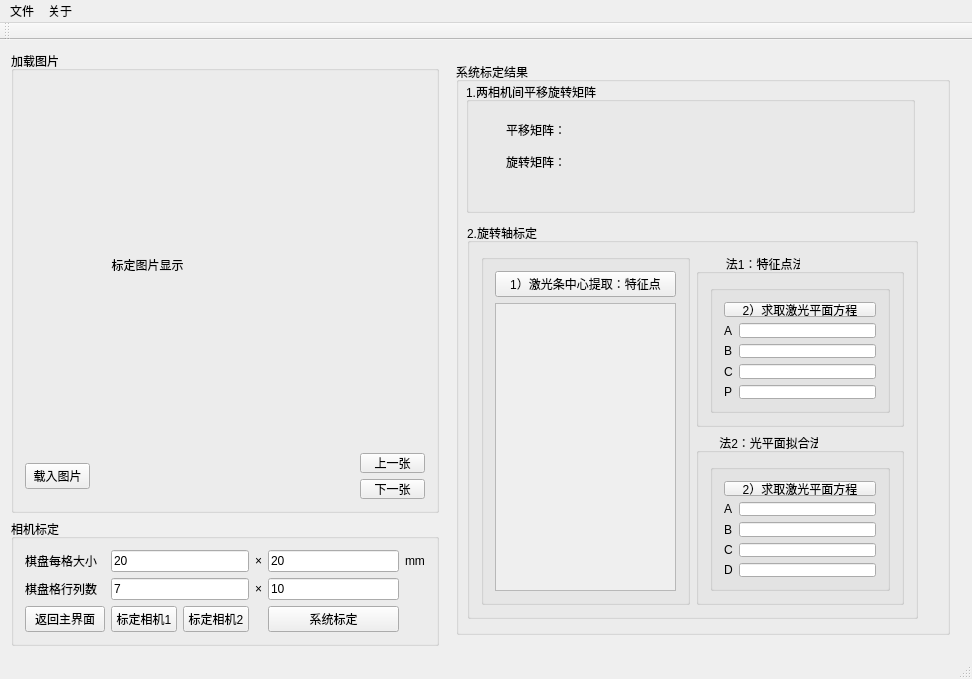
<?xml version="1.0" encoding="UTF-8"?>
<ui version="4.0">
 <class>SystemCalibrationClass</class>
 <widget class="QMainWindow" name="SystemCalibrationClass">
  <property name="geometry">
   <rect>
    <x>0</x>
    <y>0</y>
    <width>952</width>
    <height>649</height>
   </rect>
  </property>
  <property name="windowTitle">
   <string>双目视觉系统标定软件</string>
  </property>
  <widget class="QWidget" name="centralWidget">
   <layout class="QHBoxLayout" name="horizontalLayout_3">
    <item>
     <layout class="QVBoxLayout" name="verticalLayout_2">
      <item>
       <widget class="QGroupBox" name="groupBox">
        <property name="title">
         <string>加载图片</string>
        </property>
        <layout class="QGridLayout" name="gridLayout_3">
         <item row="0" column="0" colspan="3">
          <widget class="QLabel" name="label_showImage">
           <property name="minimumSize">
            <size>
             <width>400</width>
             <height>365</height>
            </size>
           </property>
           <property name="maximumSize">
            <size>
             <width>400</width>
             <height>365</height>
            </size>
           </property>
           <property name="text">
            <string>                          标定图片显示</string>
           </property>
           <property name="textFormat">
            <enum>Qt::PlainText</enum>
           </property>
           <property name="wordWrap">
            <bool>false</bool>
           </property>
           <property name="margin">
            <number>15</number>
           </property>
          </widget>
         </item>
         <item row="1" column="0">
          <widget class="QPushButton" name="pushButton_LoadPicture">
           <property name="minimumSize">
            <size>
             <width>50</width>
             <height>20</height>
            </size>
           </property>
           <property name="maximumSize">
            <size>
             <width>65</width>
             <height>16777215</height>
            </size>
           </property>
           <property name="cursor">
            <cursorShape>OpenHandCursor</cursorShape>
           </property>
           <property name="text">
            <string>载入图片</string>
           </property>
          </widget>
         </item>
         <item row="1" column="2">
          <layout class="QVBoxLayout" name="verticalLayout">
           <item>
            <widget class="QPushButton" name="pushButton_PrePicture">
             <property name="minimumSize">
              <size>
               <width>65</width>
               <height>20</height>
              </size>
             </property>
             <property name="maximumSize">
              <size>
               <width>65</width>
               <height>20</height>
              </size>
             </property>
             <property name="cursor">
              <cursorShape>ArrowCursor</cursorShape>
             </property>
             <property name="mouseTracking">
              <bool>false</bool>
             </property>
             <property name="text">
              <string>上一张</string>
             </property>
            </widget>
           </item>
           <item>
            <widget class="QPushButton" name="pushButton_NextPicture">
             <property name="minimumSize">
              <size>
               <width>65</width>
               <height>20</height>
              </size>
             </property>
             <property name="maximumSize">
              <size>
               <width>65</width>
               <height>20</height>
              </size>
             </property>
             <property name="text">
              <string>下一张</string>
             </property>
            </widget>
           </item>
          </layout>
         </item>
        </layout>
       </widget>
      </item>
      <item>
       <widget class="QGroupBox" name="groupBox_2">
        <property name="title">
         <string>相机标定</string>
        </property>
        <layout class="QGridLayout" name="gridLayout">
         <item row="0" column="0">
          <widget class="QLabel" name="label_">
           <property name="text">
            <string>棋盘每格大小</string>
           </property>
          </widget>
         </item>
         <item row="0" column="1">
          <widget class="QLineEdit" name="lineEdit_GridSizeRow">
           <property name="text">
            <string>20</string>
           </property>
          </widget>
         </item>
         <item row="0" column="2">
          <widget class="QLabel" name="label_3">
           <property name="text">
            <string>×</string>
           </property>
          </widget>
         </item>
         <item row="0" column="3">
          <widget class="QLineEdit" name="lineEdit_GridSizeCol">
           <property name="text">
            <string>20</string>
           </property>
          </widget>
         </item>
         <item row="0" column="4">
          <widget class="QLabel" name="label_6">
           <property name="text">
            <string>mm</string>
           </property>
          </widget>
         </item>
         <item row="1" column="0">
          <widget class="QLabel" name="label_4">
           <property name="text">
            <string>棋盘格行列数</string>
           </property>
          </widget>
         </item>
         <item row="1" column="1">
          <widget class="QLineEdit" name="lineEdit_GridColNum">
           <property name="text">
            <string>7</string>
           </property>
          </widget>
         </item>
         <item row="1" column="2">
          <widget class="QLabel" name="label_5">
           <property name="text">
            <string>×</string>
           </property>
          </widget>
         </item>
         <item row="1" column="3">
          <widget class="QLineEdit" name="lineEdit_GridRowNum">
           <property name="text">
            <string>10</string>
           </property>
          </widget>
         </item>
         <item row="2" column="1">
          <layout class="QHBoxLayout" name="horizontalLayout_4">
           <item>
            <widget class="QPushButton" name="pushButton_BeginCalibration">
             <property name="minimumSize">
              <size>
               <width>66</width>
               <height>0</height>
              </size>
             </property>
             <property name="maximumSize">
              <size>
               <width>66</width>
               <height>16777215</height>
              </size>
             </property>
             <property name="text">
              <string>标定相机1</string>
             </property>
            </widget>
           </item>
           <item>
            <widget class="QPushButton" name="pushButton_BeginCalibration_2">
             <property name="minimumSize">
              <size>
               <width>66</width>
               <height>0</height>
              </size>
             </property>
             <property name="maximumSize">
              <size>
               <width>66</width>
               <height>16777215</height>
              </size>
             </property>
             <property name="text">
              <string>标定相机2</string>
             </property>
            </widget>
           </item>
          </layout>
         </item>
         <item row="2" column="3">
          <widget class="QPushButton" name="pushButton_CalibrationResult">
           <property name="text">
            <string>系统标定</string>
           </property>
          </widget>
         </item>
         <item row="2" column="0">
          <widget class="QPushButton" name="pushButton_BackToHome">
           <property name="text">
            <string>返回主界面</string>
           </property>
          </widget>
         </item>
        </layout>
       </widget>
      </item>
     </layout>
    </item>
    <item>
     <widget class="QStackedWidget" name="stackedWidget">
      <property name="currentIndex">
       <number>0</number>
      </property>
      <widget class="QWidget" name="page">
       <layout class="QHBoxLayout" name="horizontalLayout_5">
        <item>
         <widget class="QGroupBox" name="groupBox_3">
          <property name="title">
           <string>系统标定结果</string>
          </property>
          <widget class="QGroupBox" name="groupBox_4">
           <property name="geometry">
            <rect>
             <x>10</x>
             <y>20</y>
             <width>449</width>
             <height>131</height>
            </rect>
           </property>
           <property name="title">
            <string>1.两相机间平移旋转矩阵</string>
           </property>
           <widget class="QLabel" name="label_TranslationMatrix">
            <property name="geometry">
             <rect>
              <x>120</x>
              <y>30</y>
              <width>301</width>
              <height>21</height>
             </rect>
            </property>
            <property name="text">
             <string/>
            </property>
           </widget>
           <widget class="QLabel" name="label">
            <property name="geometry">
             <rect>
              <x>40</x>
              <y>40</y>
              <width>61</width>
              <height>16</height>
             </rect>
            </property>
            <property name="text">
             <string>平移矩阵：</string>
            </property>
           </widget>
           <widget class="QLabel" name="label_2">
            <property name="geometry">
             <rect>
              <x>40</x>
              <y>70</y>
              <width>61</width>
              <height>20</height>
             </rect>
            </property>
            <property name="text">
             <string>旋转矩阵：</string>
            </property>
           </widget>
           <widget class="QLabel" name="label_RotationMatrix">
            <property name="geometry">
             <rect>
              <x>120</x>
              <y>58</y>
              <width>301</width>
              <height>51</height>
             </rect>
            </property>
            <property name="minimumSize">
             <size>
              <width>0</width>
              <height>0</height>
             </size>
            </property>
            <property name="text">
             <string/>
            </property>
           </widget>
          </widget>
          <widget class="QGroupBox" name="groupBox_5">
           <property name="geometry">
            <rect>
             <x>11</x>
             <y>161</y>
             <width>451</width>
             <height>396</height>
            </rect>
           </property>
           <property name="title">
            <string>2.旋转轴标定</string>
           </property>
           <layout class="QGridLayout" name="gridLayout_7">
            <item row="0" column="0" rowspan="2">
             <widget class="QGroupBox" name="groupBox_8">
              <property name="title">
               <string/>
              </property>
              <layout class="QVBoxLayout" name="verticalLayout_5">
               <item>
                <widget class="QPushButton" name="pushButton_laserCenter1">
                 <property name="cursor">
                  <cursorShape>OpenHandCursor</cursorShape>
                 </property>
                 <property name="text">
                  <string>1）激光条中心提取：特征点</string>
                 </property>
                </widget>
               </item>
               <item>
                <widget class="QScrollArea" name="scrollArea_2">
                 <property name="widgetResizable">
                  <bool>true</bool>
                 </property>
                 <widget class="QWidget" name="scrollAreaWidgetContents_2">
                  <property name="geometry">
                   <rect>
                    <x>0</x>
                    <y>0</y>
                    <width>191</width>
                    <height>313</height>
                   </rect>
                  </property>
                  <layout class="QHBoxLayout" name="horizontalLayout_6">
                   <item>
                    <widget class="QLabel" name="label_scrollArea_featurePoint">
                     <property name="text">
                      <string/>
                     </property>
                    </widget>
                   </item>
                  </layout>
                 </widget>
                </widget>
               </item>
              </layout>
             </widget>
            </item>
            <item row="0" column="1">
             <widget class="QGroupBox" name="groupBox_9">
              <property name="title">
               <string>         法1：特征点法</string>
              </property>
              <layout class="QHBoxLayout" name="horizontalLayout_8">
               <item>
                <widget class="QGroupBox" name="groupBox_7">
                 <property name="title">
                  <string/>
                 </property>
                 <layout class="QGridLayout" name="gridLayout_4">
                  <item row="2" column="1">
                   <widget class="QLineEdit" name="lineEdit_B">
                    <property name="readOnly">
                     <bool>true</bool>
                    </property>
                   </widget>
                  </item>
                  <item row="3" column="0">
                   <widget class="QLabel" name="label_9">
                    <property name="text">
                     <string>C</string>
                    </property>
                   </widget>
                  </item>
                  <item row="4" column="1">
                   <widget class="QLineEdit" name="lineEdit_D">
                    <property name="readOnly">
                     <bool>true</bool>
                    </property>
                   </widget>
                  </item>
                  <item row="1" column="0">
                   <widget class="QLabel" name="label_7">
                    <property name="text">
                     <string>A</string>
                    </property>
                   </widget>
                  </item>
                  <item row="4" column="0">
                   <widget class="QLabel" name="label_10">
                    <property name="text">
                     <string>P</string>
                    </property>
                   </widget>
                  </item>
                  <item row="1" column="1">
                   <widget class="QLineEdit" name="lineEdit_A">
                    <property name="readOnly">
                     <bool>true</bool>
                    </property>
                   </widget>
                  </item>
                  <item row="2" column="0">
                   <widget class="QLabel" name="label_8">
                    <property name="text">
                     <string>B</string>
                    </property>
                   </widget>
                  </item>
                  <item row="3" column="1">
                   <widget class="QLineEdit" name="lineEdit_C">
                    <property name="readOnly">
                     <bool>true</bool>
                    </property>
                   </widget>
                  </item>
                  <item row="0" column="0" colspan="2">
                   <widget class="QPushButton" name="pushButton_coefficient1">
                    <property name="cursor">
                     <cursorShape>OpenHandCursor</cursorShape>
                    </property>
                    <property name="text">
                     <string>2）求取激光平面方程</string>
                    </property>
                   </widget>
                  </item>
                 </layout>
                </widget>
               </item>
              </layout>
             </widget>
            </item>
            <item row="1" column="1">
             <widget class="QGroupBox" name="groupBox_13">
              <property name="title">
               <string>       法2：光平面拟合法</string>
              </property>
              <layout class="QHBoxLayout" name="horizontalLayout_9">
               <item>
                <widget class="QGroupBox" name="groupBox_15">
                 <property name="title">
                  <string/>
                 </property>
                 <layout class="QGridLayout" name="gridLayout_6">
                  <item row="0" column="0" colspan="2">
                   <widget class="QPushButton" name="pushButton_coefficient2">
                    <property name="cursor">
                     <cursorShape>OpenHandCursor</cursorShape>
                    </property>
                    <property name="text">
                     <string>2）求取激光平面方程</string>
                    </property>
                   </widget>
                  </item>
                  <item row="1" column="0">
                   <widget class="QLabel" name="label_20">
                    <property name="text">
                     <string>A</string>
                    </property>
                   </widget>
                  </item>
                  <item row="1" column="1">
                   <widget class="QLineEdit" name="lineEdit_AA">
                    <property name="readOnly">
                     <bool>true</bool>
                    </property>
                   </widget>
                  </item>
                  <item row="2" column="0">
                   <widget class="QLabel" name="label_23">
                    <property name="text">
                     <string>B</string>
                    </property>
                   </widget>
                  </item>
                  <item row="2" column="1">
                   <widget class="QLineEdit" name="lineEdit_14">
                    <property name="readOnly">
                     <bool>true</bool>
                    </property>
                   </widget>
                  </item>
                  <item row="3" column="0">
                   <widget class="QLabel" name="label_22">
                    <property name="text">
                     <string>C</string>
                    </property>
                   </widget>
                  </item>
                  <item row="3" column="1">
                   <widget class="QLineEdit" name="lineEdit_CC">
                    <property name="readOnly">
                     <bool>true</bool>
                    </property>
                   </widget>
                  </item>
                  <item row="4" column="0">
                   <widget class="QLabel" name="label_21">
                    <property name="text">
                     <string>D</string>
                    </property>
                   </widget>
                  </item>
                  <item row="4" column="1">
                   <widget class="QLineEdit" name="lineEdit_DD">
                    <property name="readOnly">
                     <bool>true</bool>
                    </property>
                   </widget>
                  </item>
                 </layout>
                </widget>
               </item>
              </layout>
             </widget>
            </item>
           </layout>
          </widget>
         </widget>
        </item>
       </layout>
      </widget>
      <widget class="QWidget" name="page_2">
       <layout class="QHBoxLayout" name="horizontalLayout">
        <item>
         <widget class="QGroupBox" name="groupBox_6">
          <property name="title">
           <string>双目相机标定结果</string>
          </property>
          <layout class="QVBoxLayout" name="verticalLayout_3">
           <item>
            <layout class="QGridLayout" name="gridLayout_2">
             <item row="0" column="0">
              <widget class="QLabel" name="label_12">
               <property name="text">
                <string>相机1内参数矩阵</string>
               </property>
              </widget>
             </item>
             <item row="0" column="1">
              <widget class="QLabel" name="label_14">
               <property name="text">
                <string>相机2内参数矩阵</string>
               </property>
              </widget>
             </item>
             <item row="1" column="0">
              <widget class="QLabel" name="label_internalMatrix">
               <property name="minimumSize">
                <size>
                 <width>230</width>
                 <height>80</height>
                </size>
               </property>
               <property name="maximumSize">
                <size>
                 <width>230</width>
                 <height>16777215</height>
                </size>
               </property>
               <property name="text">
                <string/>
               </property>
              </widget>
             </item>
             <item row="1" column="1">
              <widget class="QLabel" name="label_internalMatrix_2">
               <property name="minimumSize">
                <size>
                 <width>230</width>
                 <height>80</height>
                </size>
               </property>
               <property name="maximumSize">
                <size>
                 <width>230</width>
                 <height>16777215</height>
                </size>
               </property>
               <property name="text">
                <string/>
               </property>
              </widget>
             </item>
            </layout>
           </item>
           <item>
            <layout class="QGridLayout" name="gridLayout_5">
             <item row="0" column="0">
              <widget class="QLabel" name="label_13">
               <property name="text">
                <string>相机1畸变系数</string>
               </property>
              </widget>
             </item>
             <item row="0" column="1">
              <widget class="QLabel" name="label_15">
               <property name="text">
                <string>相机2畸变系数</string>
               </property>
              </widget>
             </item>
             <item row="1" column="0">
              <widget class="QLabel" name="label_distortionMatrix">
               <property name="minimumSize">
                <size>
                 <width>230</width>
                 <height>45</height>
                </size>
               </property>
               <property name="maximumSize">
                <size>
                 <width>230</width>
                 <height>16777215</height>
                </size>
               </property>
               <property name="text">
                <string/>
               </property>
              </widget>
             </item>
             <item row="1" column="1">
              <widget class="QLabel" name="label_distortionMatrix_2">
               <property name="minimumSize">
                <size>
                 <width>230</width>
                 <height>45</height>
                </size>
               </property>
               <property name="maximumSize">
                <size>
                 <width>230</width>
                 <height>16777215</height>
                </size>
               </property>
               <property name="text">
                <string/>
               </property>
              </widget>
             </item>
            </layout>
           </item>
           <item>
            <widget class="QLabel" name="label_11">
             <property name="text">
              <string>各棋盘格图像相机外参（旋转平移）及标定误差：</string>
             </property>
            </widget>
           </item>
           <item>
            <widget class="QScrollArea" name="scrollArea">
             <property name="widgetResizable">
              <bool>true</bool>
             </property>
             <widget class="QWidget" name="scrollAreaWidgetContents">
              <property name="geometry">
               <rect>
                <x>0</x>
                <y>0</y>
                <width>466</width>
                <height>327</height>
               </rect>
              </property>
              <layout class="QHBoxLayout" name="horizontalLayout_2">
               <item>
                <widget class="QLabel" name="label_scrollArea">
                 <property name="text">
                  <string/>
                 </property>
                </widget>
               </item>
              </layout>
             </widget>
            </widget>
           </item>
          </layout>
         </widget>
        </item>
       </layout>
      </widget>
     </widget>
    </item>
   </layout>
  </widget>
  <widget class="QToolBar" name="mainToolBar">
   <attribute name="toolBarArea">
    <enum>TopToolBarArea</enum>
   </attribute>
   <attribute name="toolBarBreak">
    <bool>false</bool>
   </attribute>
  </widget>
  <widget class="QStatusBar" name="statusBar"/>
  <widget class="QMenuBar" name="menuBar">
   <property name="geometry">
    <rect>
     <x>0</x>
     <y>0</y>
     <width>952</width>
     <height>23</height>
    </rect>
   </property>
   <widget class="QMenu" name="menu">
    <property name="title">
     <string>文件</string>
    </property>
    <addaction name="action_OpenCalibrationPicture"/>
   </widget>
   <widget class="QMenu" name="menu_2">
    <property name="title">
     <string>关于</string>
    </property>
   </widget>
   <addaction name="menu"/>
   <addaction name="menu_2"/>
  </widget>
  <action name="action_OpenCalibrationPicture">
   <property name="text">
    <string>打开标定图片</string>
   </property>
  </action>
 </widget>
 <layoutdefault spacing="6" margin="11"/>
 <resources>
  <include location="systemcalibration.qrc"/>
 </resources>
 <connections/>
</ui>
